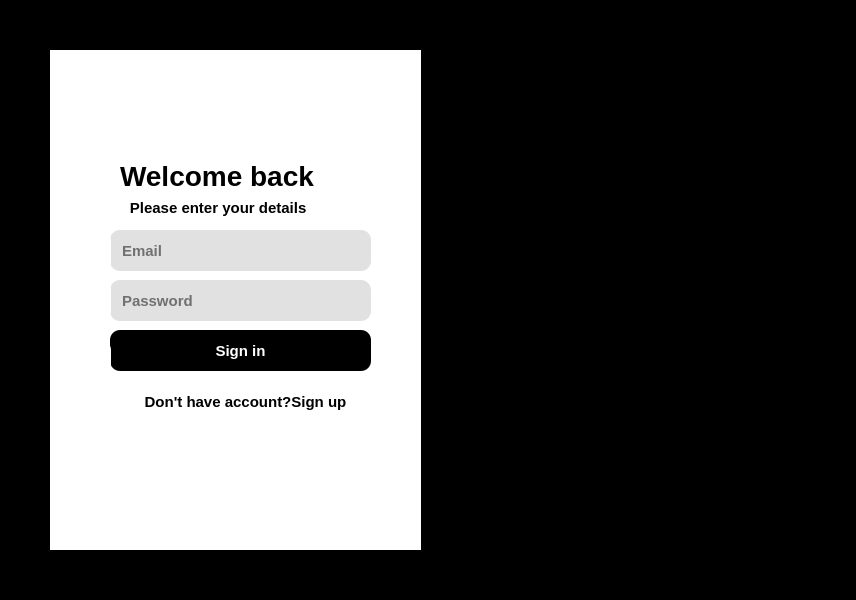
<?xml version="1.0" encoding="UTF-8"?>
<ui version="4.0">
 <class>MainWindow</class>
 <widget class="QMainWindow" name="MainWindow">
  <property name="geometry">
   <rect>
    <x>0</x>
    <y>0</y>
    <width>856</width>
    <height>600</height>
   </rect>
  </property>
  <property name="windowTitle">
   <string>MainWindow</string>
  </property>
  <property name="styleSheet">
   <string notr="true">border-radius: 10px;
background-color: rgb(0, 0, 0)</string>
  </property>
  <widget class="QWidget" name="centralwidget">
   <widget class="QWidget" name="widget" native="true">
    <property name="geometry">
     <rect>
      <x>50</x>
      <y>50</y>
      <width>371</width>
      <height>500</height>
     </rect>
    </property>
    <property name="font">
     <font>
      <pointsize>12</pointsize>
      <bold>true</bold>
     </font>
    </property>
    <property name="styleSheet">
     <string notr="true">background-color: rgb(255, 255, 255);
border-radius: 10px;</string>
    </property>
    <widget class="QLabel" name="label">
     <property name="geometry">
      <rect>
       <x>70</x>
       <y>110</y>
       <width>261</width>
       <height>31</height>
      </rect>
     </property>
     <property name="font">
      <font>
       <pointsize>21</pointsize>
       <bold>true</bold>
      </font>
     </property>
     <property name="styleSheet">
      <string notr="true">color:rgb(0, 0, 0);ssssss</string>
     </property>
     <property name="text">
      <string>Welcome back</string>
     </property>
    </widget>
    <widget class="QLabel" name="label_2">
     <property name="geometry">
      <rect>
       <x>30</x>
       <y>150</y>
       <width>291</width>
       <height>16</height>
      </rect>
     </property>
     <property name="font">
      <font>
       <pointsize>11</pointsize>
       <bold>true</bold>
      </font>
     </property>
     <property name="styleSheet">
      <string notr="true">color:rgb(0, 0, 0);</string>
     </property>
     <property name="text">
      <string>            Please enter your details</string>
     </property>
    </widget>
    <widget class="QLineEdit" name="txtEmail">
     <property name="geometry">
      <rect>
       <x>60</x>
       <y>180</y>
       <width>261</width>
       <height>41</height>
      </rect>
     </property>
     <property name="font">
      <font>
       <pointsize>11</pointsize>
       <bold>true</bold>
      </font>
     </property>
     <property name="styleSheet">
      <string notr="true">background-color: rgb(225, 225, 225);
color: rgb(0, 0, 0);
border radius: 10px;
padding-left: 10px</string>
     </property>
     <property name="placeholderText">
      <string>Email</string>
     </property>
    </widget>
    <widget class="QLineEdit" name="txtPass">
     <property name="geometry">
      <rect>
       <x>60</x>
       <y>230</y>
       <width>261</width>
       <height>41</height>
      </rect>
     </property>
     <property name="font">
      <font>
       <pointsize>11</pointsize>
       <bold>true</bold>
      </font>
     </property>
     <property name="styleSheet">
      <string notr="true">background-color: rgb(225, 225, 225);
color: rgb(0, 0, 0);
border radius: 10px;
padding-left: 10px</string>
     </property>
     <property name="placeholderText">
      <string>Password</string>
     </property>
    </widget>
    <widget class="QPushButton" name="btn_login">
     <property name="geometry">
      <rect>
       <x>60</x>
       <y>280</y>
       <width>261</width>
       <height>41</height>
      </rect>
     </property>
     <property name="font">
      <font>
       <pointsize>11</pointsize>
       <bold>true</bold>
      </font>
     </property>
     <property name="styleSheet">
      <string notr="true">background-color: rgb(0, 0, 0);
border-radius: 10px;
color: rgb(255, 255, 255);</string>
     </property>
     <property name="text">
      <string>Sign in</string>
     </property>
    </widget>
    <widget class="QPushButton" name="btn_register">
     <property name="geometry">
      <rect>
       <x>70</x>
       <y>340</y>
       <width>251</width>
       <height>24</height>
      </rect>
     </property>
     <property name="font">
      <font>
       <pointsize>11</pointsize>
       <bold>true</bold>
      </font>
     </property>
     <property name="styleSheet">
      <string notr="true">color:rgb(0, 0, 0)</string>
     </property>
     <property name="text">
      <string>Don't have account?Sign up</string>
     </property>
    </widget>
    <widget class="QLabel" name="label_3">
     <property name="geometry">
      <rect>
       <x>-10</x>
       <y>-40</y>
       <width>161</width>
       <height>91</height>
      </rect>
     </property>
     <property name="text">
      <string/>
     </property>
     <property name="pixmap">
      <pixmap>../img/leaves-horizontal.png</pixmap>
     </property>
     <property name="scaledContents">
      <bool>true</bool>
     </property>
    </widget>
    <widget class="QLabel" name="label_6">
     <property name="geometry">
      <rect>
       <x>310</x>
       <y>-20</y>
       <width>81</width>
       <height>71</height>
      </rect>
     </property>
     <property name="text">
      <string/>
     </property>
     <property name="pixmap">
      <pixmap>../img/leaves diagonal2.png</pixmap>
     </property>
     <property name="scaledContents">
      <bool>true</bool>
     </property>
    </widget>
    <widget class="QLabel" name="label_14">
     <property name="geometry">
      <rect>
       <x>109</x>
       <y>40</y>
       <width>151</width>
       <height>81</height>
      </rect>
     </property>
     <property name="text">
      <string/>
     </property>
     <property name="pixmap">
      <pixmap>../img/leavecenter.png</pixmap>
     </property>
     <property name="scaledContents">
      <bool>true</bool>
     </property>
    </widget>
    <widget class="QLabel" name="label_7">
     <property name="geometry">
      <rect>
       <x>-30</x>
       <y>380</y>
       <width>131</width>
       <height>181</height>
      </rect>
     </property>
     <property name="styleSheet">
      <string notr="true">border-radius: 10px;</string>
     </property>
     <property name="text">
      <string/>
     </property>
     <property name="pixmap">
      <pixmap>../img/leaves diagonal1.png</pixmap>
     </property>
     <property name="scaledContents">
      <bool>true</bool>
     </property>
    </widget>
    <widget class="QLabel" name="label_8">
     <property name="geometry">
      <rect>
       <x>260</x>
       <y>380</y>
       <width>131</width>
       <height>151</height>
      </rect>
     </property>
     <property name="styleSheet">
      <string notr="true">border-radius: 10px;</string>
     </property>
     <property name="text">
      <string/>
     </property>
     <property name="pixmap">
      <pixmap>../img/leaves diagonal2.png</pixmap>
     </property>
     <property name="scaledContents">
      <bool>true</bool>
     </property>
    </widget>
    <widget class="QLabel" name="label_9">
     <property name="geometry">
      <rect>
       <x>-40</x>
       <y>180</y>
       <width>101</width>
       <height>91</height>
      </rect>
     </property>
     <property name="styleSheet">
      <string notr="true">border-radius: 10px;</string>
     </property>
     <property name="text">
      <string/>
     </property>
     <property name="pixmap">
      <pixmap>../img/leaves diagonal2.png</pixmap>
     </property>
     <property name="scaledContents">
      <bool>true</bool>
     </property>
    </widget>
    <widget class="QLabel" name="label_10">
     <property name="geometry">
      <rect>
       <x>310</x>
       <y>180</y>
       <width>81</width>
       <height>71</height>
      </rect>
     </property>
     <property name="text">
      <string/>
     </property>
     <property name="pixmap">
      <pixmap>../img/leaves diagonal2.png</pixmap>
     </property>
     <property name="scaledContents">
      <bool>true</bool>
     </property>
    </widget>
    <widget class="QLabel" name="label_15">
     <property name="geometry">
      <rect>
       <x>-90</x>
       <y>290</y>
       <width>151</width>
       <height>81</height>
      </rect>
     </property>
     <property name="text">
      <string/>
     </property>
     <property name="pixmap">
      <pixmap>../img/leavecenter.png</pixmap>
     </property>
     <property name="scaledContents">
      <bool>true</bool>
     </property>
    </widget>
    <widget class="QLabel" name="label_16">
     <property name="geometry">
      <rect>
       <x>300</x>
       <y>70</y>
       <width>151</width>
       <height>81</height>
      </rect>
     </property>
     <property name="text">
      <string/>
     </property>
     <property name="pixmap">
      <pixmap>../img/leavecenter.png</pixmap>
     </property>
     <property name="scaledContents">
      <bool>true</bool>
     </property>
    </widget>
    <zorder>label_16</zorder>
    <zorder>label_10</zorder>
    <zorder>label_14</zorder>
    <zorder>label_2</zorder>
    <zorder>txtEmail</zorder>
    <zorder>label</zorder>
    <zorder>txtPass</zorder>
    <zorder>btn_login</zorder>
    <zorder>btn_register</zorder>
    <zorder>label_6</zorder>
    <zorder>label_3</zorder>
    <zorder>label_7</zorder>
    <zorder>label_8</zorder>
    <zorder>label_9</zorder>
    <zorder>label_15</zorder>
   </widget>
  </widget>
 </widget>
 <resources/>
 <connections/>
</ui>
